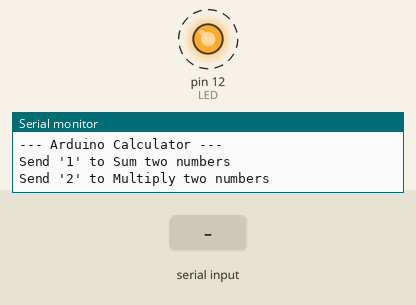
A program run on a simulated Arduino Uno, built with avr-gcc and run on an emulated ATmega328P. On the bench: output pins drawn as LEDs (lit = HIGH), the last lines printed to the serial monitor. Dashed ring = blinking. The inputs (shaded band) are chosen by the test bench.

Above: at 1.1 s.
2.1 s: "1" received over Serial
At 2.9 s:
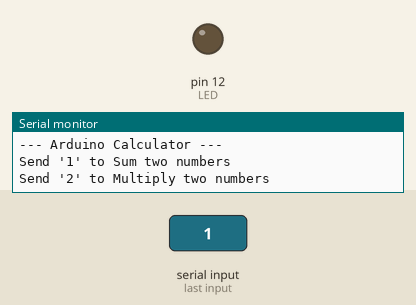
4.5 s: "2" received over Serial
At 6.9 s:
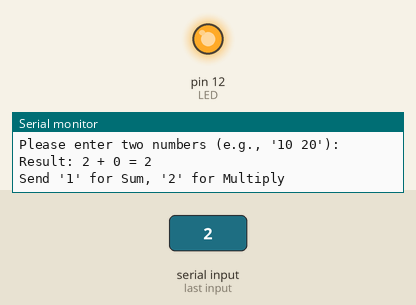
7.5 s: "200\n" received over Serial
Timing chart, 0 to 16.0 s (numbered marks = the images above; inputs shaded):
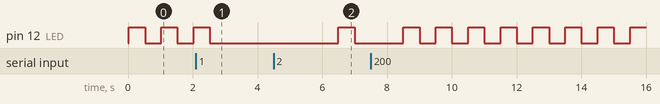

Measured:
- after the input at 2.1 s, pin 12 (LED): goes on until 2.5 s, then stays LOW
- after the input at 4.5 s, pin 12 (LED): LOW → HIGH after 2.0 s, → LOW 0.50 s later
- by itself, pin 12 (LED): alternates HIGH for 0.50 s and LOW for 0.50 s

The program:

main.cpp
```cpp
#include <Arduino.h>


int LED = 12;


void setup()

{

  Serial.begin(9600);     // Start serial communication

  pinMode(LED, OUTPUT);   // Set the LED pin as an output


  // Print the initial user menu

  Serial.println("--- Arduino Calculator ---");

  Serial.println("Send '1' to Sum two numbers");

  Serial.println("Send '2' to Multiply two numbers");

}


void blink(int ledPin)

{

  digitalWrite(ledPin, HIGH);

  delay(500); // Wait for 500 milliseconds

  digitalWrite(ledPin, LOW);

  delay(500); // Wait for 500 milliseconds (this was missing)

}


void sum()

{

  Serial.println("\n--- SUM Operation ---");

  Serial.println("Please enter two numbers (e.g., '10 20'):");


  // Wait until data is available to read

  while (Serial.available() < 1) {

    // Just wait for user input

  }


  // Read the two integers

  int num1 = Serial.parseInt();

  int num2 = Serial.parseInt();


  // Print the result

  Serial.print("Result: ");

  Serial.print(num1);

  Serial.print(" + ");

  Serial.print(num2);

  Serial.print(" = ");

  Serial.println(num1 + num2);


  // Print the menu again

  Serial.println("\nSend '1' for Sum, '2' for Multiply");

}


void performMultiply()

{

  Serial.println("\n--- MULTIPLY Operation ---");

  Serial.println("Please enter two numbers (e.g., '5 4'):");


  // Wait until data is available to read

  while (Serial.available() < 1) {

    // Just wait for user input

  }


  // Read the two integers

  int num1 = Serial.parseInt();

  int num2 = Serial.parseInt();


  // Print the result

  Serial.print("Result: ");

  Serial.print(num1);

  Serial.print(" * ");

  Serial.print(num2);

  Serial.print(" = ");

  Serial.println(num1 * num2);


  // Print the menu again

  Serial.println("\nSend '1' for Sum, '2' for Multiply");

}


void checkUserChoice()

{

  // Check if the user has sent any data

  if (Serial.available() > 0) {

    // Read the incoming character

    char choice = Serial.read();


    // Decide which operation to perform

    if (choice == '1') {

      sum();

    } else if (choice == '2') {

      performMultiply();

    }

    // Note: Any other characters are ignored.

    // We also flush any extra serial data (like the newline character)

    // to prevent it from being read as the next "choice".

    while(Serial.available() > 0) {

      Serial.read();

    }

  }

}


void loop()

{

  // Blink the LED to show the program is running

  blink(LED);


  // Check if the user has selected an operation

  checkUserChoice();

} 
```

ARIA.cpp
```cpp
#include <Arduino.h>

// put function declarations here:
int multiply(int x, int y){
  return x * y;
}

void loop() {
  if (Serial.available() > 0) {
    int num1 = Serial.parseInt();
    int num2 = Serial.parseInt();
    int product = multiply(num1, num1);

    Serial.print(num1);
    Serial.print("multiplied by");
    Serial.print(num2);
    Serial.print("equals");
    Serial.print(product);
  }
}
```

Blink.cpp
```cpp
#include <Arduino.h>
int LED = 12;
void setup(){

    Serial.begin(9600);
    pinMode(LED, OUTPUT);
}

void loop(){
    digitalWrite(LED,HIGH);
    delay(600);
    digitalWrite(LED, LOW);
}
```

Calculator.cpp
```cpp
#include <Arduino.h>
// Simple Serial Calculator

float num1, num2, result;
char op;

void setup() {
  Serial.begin(9600);
  Serial.println("Simple Calculator");
  Serial.println("Enter first number:");
}

void loop() {
  // Wait for input
  if (Serial.available()) {
    // Read first number
    num1 = Serial.parseFloat();
    Serial.print("You entered: ");
    Serial.println(num1);

    // Ask for operator
    Serial.println("Enter operator (+, -, *, /):");
    while (!Serial.available());
    op = Serial.read();

    // Flush newline character
    while (Serial.available()) Serial.read();

    // Ask for second number
    Serial.println("Enter second number:");
    while (!Serial.available());
    num2 = Serial.parseFloat();

    // Perform calculation
    switch (op) {
      case '+': result = num1 + num2; break;
      case '-': result = num1 - num2; break;
      case '*': result = num1 * num2; break;
      case '/':
        if (num2 != 0) result = num1 / num2;
        else {
          Serial.println("Error: Division by zero!");
          return;
        }
        break;
      default:
        Serial.println("Invalid operator!");
        return;
    }

    // Display result
    Serial.print("Result: ");
    Serial.println(result);

    // Ask for new calculation
    Serial.println("\nEnter next first number:");
  }
}
```

Sum.cpp
```cpp
#include <Arduino.h>

void setup() {
  Serial.begin(9600);
  Serial.println("Enter two numbers separated by space or newline:");
}

void sum()
{
  if (Serial.available()) {
    int num1 = Serial.parseInt();
    int num2 = Serial.parseInt();
    Serial.print("Sum: ");
    Serial.println(num1 + num2);
  }
}
void loop() {
  if (Serial.available()) {
    int num1 = Serial.parseInt();
    int num2 = Serial.parseInt();
    Serial.print("Sum: ");
    Serial.println(num1 + num2);
  }
}
```
